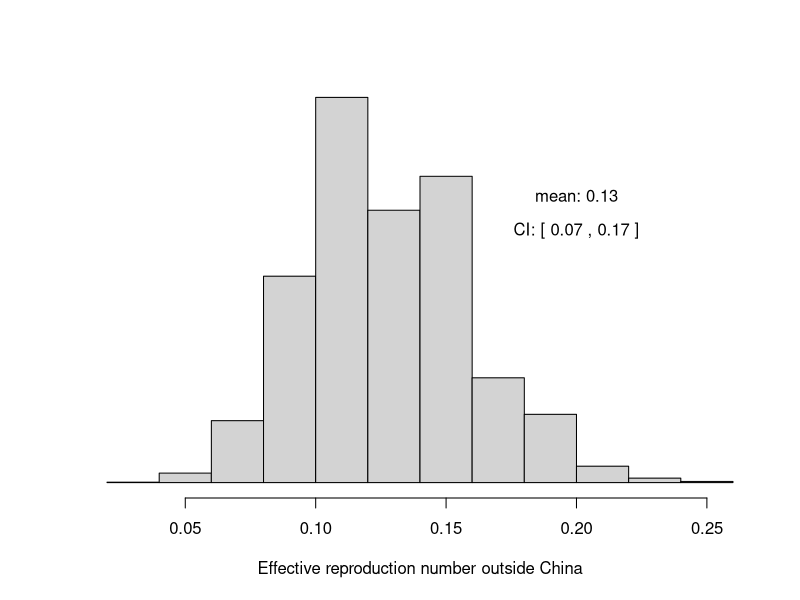
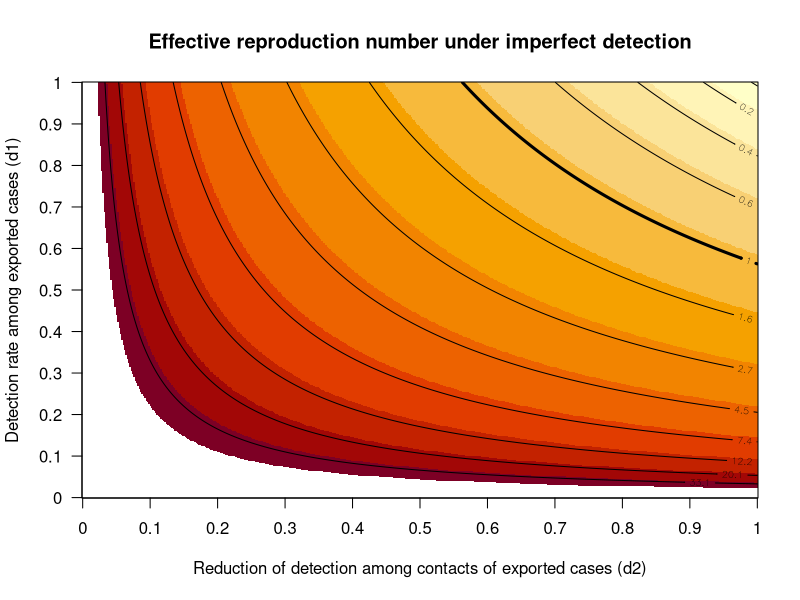

Here is the R script that generated these plots, in order:
## ---- chunk 1
knitr::opts_chunk$set(echo = FALSE, cache=TRUE)
## ---- chunk 2
obs <- c(rep(1,151),rep(0,19))

Reff <- c()
for(i in 1:9999){
  s <-sample(obs,replace=TRUE)
  Reff[i] <- length(s)/sum(s)-1
}

hist(Reff, xlab='Effective reproduction number outside China', main='', ylab='', axes=FALSE)
text(0.2, 2000, paste('mean:', round(mean(Reff),2)))
text(0.2, 1750, paste('CI: [', round( quantile(Reff, 0.025),2),',',round(quantile(Reff, 0.925),2),']'))
axis(1)
## ---- chunk 3
g <- function(Reff, d1=1, d2=1){
  X <- 170
  Y <- 151
  U1 <- X*(1-d1)/d1 
  U2 <- Y*(1-d1*d2)
  U3 <- U1*(1/(Reff+1))
  g <- (X+U1)/(Y-U2+U3) - 1 - Reff
  return(g)
}
## ---- chunk 4
print(solution <- uniroot(g, c(0.0001,500), d1=1, d2=1))
## ---- chunk 5
get.root <- function(d1, d2){
  out <- tryCatch(uniroot(g, c(0.0001,50), d1, d2)$root, error=function(x) 0)
  return(out)
}

d1 <- seq(0.0, 1, length=500)
d2 <- seq(0.0, 1, length=500)

R <- array(dim=c(length(d2), length(d1)))
for(i in 1:length(d1)){
  for(j in 1:length(d2)){
    R[j,i] <- get.root(d1[i],d2[j])
  }
}
## ---- chunk 6
image(log(R), ylab='Detection rate among exported cases (d1)',
      xlab='Reduction of detection among contacts of exported cases (d2)',
      main='Effective reproduction number under imperfect detection',
      axes=FALSE)
axis(2, at=seq(0,1, length=11), labels=seq(0.0, 1, length=11), las=2)
axis(1, at=seq(0,1, length=11), labels=seq(0.0, 1, length=11), las=1)
box()
lev <- c(-2.5, -2, -1.5, -1, -0.5, 0.5, 1, 1.5, 2, 2.5, 3, 3.5)
contour(log(R), levels=lev, labels=round(exp(lev),1), add = TRUE, drawlabels = TRUE)
contour(log(R), levels=0, labels = 1, add = TRUE, drawlabels = TRUE, lwd=3)
